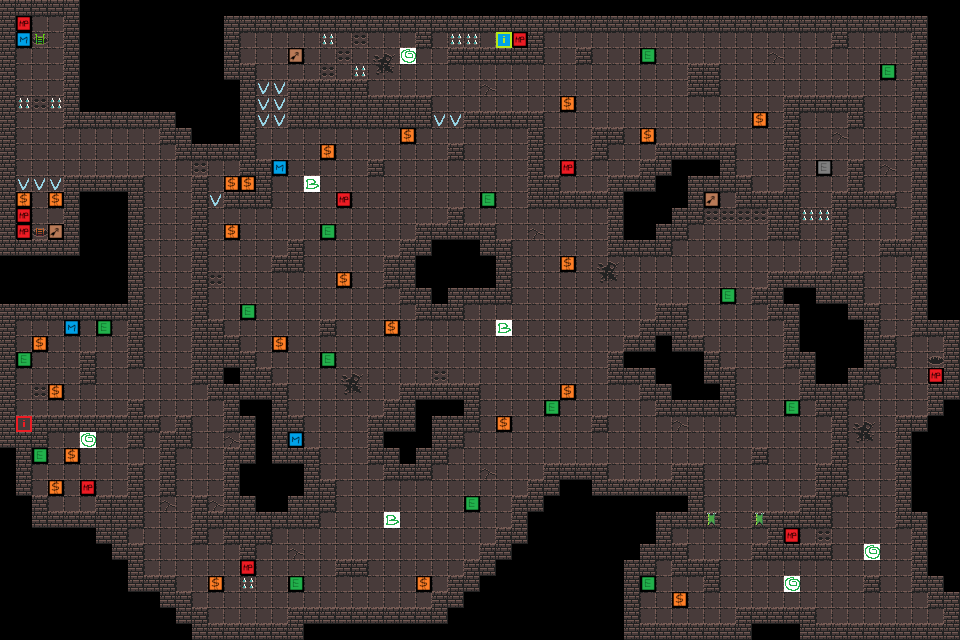

A 2D game scene composited from a Tiled map and its tileset images. What follows is a short description and the map's XML, with every tile layer's data as written:
An orthogonal 60x40 tile map with 16x16 px tiles, 1 tile layer (Warstwa Kafelków 1).

<map version="1.10" tiledversion="1.10.2" orientation="orthogonal" renderorder="right-down" width="60" height="40" tilewidth="16" tileheight="16" infinite="0" nextlayerid="2" nextobjectid="1">
 <editorsettings>
  <export target="level_5.csv" format="csv" />
 </editorsettings>
 <tileset firstgid="1" source="kafelki_dungeon.tsx" />
 <layer id="1" name="Warstwa Kafelków 1" width="60" height="40">
  <data encoding="csv">
8,8,8,8,8,0,0,0,0,0,0,0,0,0,0,0,0,0,0,0,0,0,0,0,0,0,0,0,0,0,0,0,0,0,0,0,0,0,0,0,0,0,0,0,0,0,0,0,0,0,0,0,0,0,0,0,0,0,0,0,
8,11,1,1,8,0,0,0,0,0,0,0,0,0,8,8,8,8,8,8,8,8,8,8,8,8,8,8,8,8,8,8,8,8,8,8,8,8,8,8,8,8,8,8,8,8,8,8,8,8,8,8,8,8,8,8,8,8,0,0,
8,12,32,1,8,0,0,0,0,0,0,0,0,0,8,1,1,1,1,1,25,1,24,1,1,1,8,1,25,25,1,37,11,8,1,1,1,1,1,1,1,1,1,1,1,1,1,1,1,1,1,1,8,1,1,1,1,8,0,0,
8,1,1,1,8,0,0,0,0,0,0,0,0,0,8,1,1,1,13,1,1,24,1,4,5,30,1,1,8,8,8,8,8,8,1,1,8,1,1,1,18,1,1,1,1,1,1,1,2,1,1,1,1,1,1,1,1,8,0,0,
8,1,1,1,8,0,0,0,0,0,0,0,0,0,8,8,1,1,1,1,24,1,25,9,10,1,1,1,1,1,1,1,1,1,1,1,1,1,1,1,1,1,1,8,8,1,1,1,1,1,1,1,1,1,1,18,1,8,0,0,
8,1,1,1,8,0,0,0,0,0,0,0,0,0,0,8,27,27,8,8,8,8,8,1,1,1,1,1,1,1,2,1,1,1,1,1,1,1,1,1,1,1,1,8,8,1,1,1,1,1,1,1,1,1,1,1,1,8,0,0,
8,25,24,25,8,0,0,0,0,0,0,0,0,0,0,8,27,27,8,8,8,8,8,8,8,8,8,1,1,1,1,1,1,1,1,14,1,1,1,1,1,1,1,1,1,1,1,1,1,8,8,8,8,8,1,1,1,8,0,0,
8,1,1,1,8,8,8,8,8,8,8,0,0,0,0,8,27,27,8,8,8,8,8,8,8,8,8,27,27,8,8,8,8,8,1,1,1,1,1,1,1,1,1,1,1,1,1,14,1,8,1,1,1,8,1,1,1,8,0,0,
8,1,1,1,1,1,1,1,1,1,8,8,0,0,0,8,1,1,1,1,1,1,1,1,1,14,1,1,1,1,1,1,1,8,1,1,1,8,8,1,14,1,1,1,1,1,1,1,1,8,1,1,2,1,1,1,1,8,0,0,
8,1,1,1,1,1,1,1,1,1,1,8,8,8,8,8,1,1,1,1,14,1,1,1,1,1,1,1,8,1,1,1,1,8,1,1,1,8,1,1,1,8,8,8,8,8,1,1,1,8,1,1,1,1,1,1,1,8,0,0,
8,1,1,1,1,1,1,1,1,1,1,1,24,1,1,8,8,12,1,1,1,1,1,8,1,1,1,1,1,1,1,1,1,8,1,11,1,1,1,1,8,8,0,0,0,8,1,1,1,8,1,19,1,8,1,2,1,8,0,0,
8,27,27,27,8,8,8,8,8,1,1,1,8,1,14,14,8,1,1,28,1,1,1,1,1,1,1,1,1,1,1,1,1,8,8,1,1,1,8,8,8,0,0,8,8,8,8,1,1,8,1,1,1,8,1,1,1,8,0,0,
8,14,1,14,8,0,0,0,8,1,1,1,8,27,8,8,8,1,1,1,1,11,1,1,1,1,1,1,1,1,18,1,1,8,8,8,8,8,8,0,0,0,0,8,13,1,8,8,8,8,1,1,8,8,8,8,1,8,0,0,
8,11,1,1,8,0,0,0,8,1,1,1,8,1,1,1,1,1,1,1,1,1,1,1,1,1,1,1,8,1,1,1,1,1,1,1,1,1,8,0,0,0,8,8,24,24,24,24,8,8,25,25,8,1,1,1,1,8,0,0,
8,11,6,13,8,0,0,0,8,1,1,1,8,1,14,1,1,1,1,1,18,1,1,1,1,1,8,8,8,8,8,1,1,2,1,1,1,1,8,0,0,8,8,1,1,1,1,1,8,8,1,1,8,1,1,1,1,8,0,0,
8,8,8,8,8,0,0,0,8,1,1,1,8,1,1,1,1,1,8,1,1,1,1,1,1,8,8,0,0,0,8,8,1,1,1,1,1,1,8,8,8,8,1,1,1,1,1,1,1,1,1,1,8,1,1,8,8,8,0,0,
0,0,0,0,0,0,0,0,8,1,1,1,8,1,1,1,1,8,8,1,1,1,1,1,8,8,0,0,0,0,0,8,1,1,1,14,1,4,5,1,1,1,1,1,1,1,1,1,1,1,1,1,8,1,1,1,1,8,0,0,
0,0,0,0,0,0,0,0,8,1,1,1,8,24,1,1,1,1,1,1,1,14,1,1,8,8,0,0,0,0,0,8,1,1,1,1,1,9,10,1,1,1,1,1,1,1,1,1,8,8,8,8,8,8,1,1,1,8,0,0,
0,0,0,0,0,0,0,0,8,1,1,1,8,1,1,1,1,1,1,1,1,1,1,1,1,8,8,0,8,8,8,8,1,1,1,1,1,1,1,1,1,1,1,1,1,18,1,8,8,0,0,8,8,8,1,1,1,8,0,0,
8,8,8,8,8,8,8,8,8,1,1,1,8,1,1,18,1,1,1,1,1,1,1,1,1,1,8,8,8,1,1,1,1,1,1,1,1,1,1,1,1,8,8,1,1,1,1,1,8,8,0,0,0,8,8,1,1,8,0,0,
8,1,1,1,12,1,18,1,8,1,1,1,8,8,1,1,1,1,1,1,8,1,1,1,14,1,1,1,1,1,1,28,1,1,1,1,1,1,1,1,8,8,8,1,1,1,1,1,1,8,0,0,0,0,8,1,1,8,8,8,
8,1,14,1,1,1,1,1,8,1,1,1,8,8,8,1,1,14,1,1,1,1,1,1,1,1,1,1,1,1,1,1,1,1,1,1,1,1,1,8,8,0,8,8,1,1,1,1,1,8,0,0,0,0,8,8,1,1,1,8,
8,18,1,1,1,8,1,1,8,1,1,1,8,8,8,8,1,1,1,1,18,1,1,1,1,1,1,1,1,1,1,1,1,1,1,1,1,1,8,0,0,0,0,0,8,1,1,1,1,8,8,0,0,0,8,8,1,1,7,8,
8,1,1,1,1,8,1,1,1,1,1,1,8,8,0,8,8,1,1,1,1,4,5,1,1,1,1,24,1,1,1,1,1,1,1,1,1,1,8,8,8,0,0,0,8,8,1,1,1,1,8,0,0,8,8,1,1,1,11,8,
8,1,24,14,1,1,1,1,1,1,1,1,1,8,8,8,8,8,1,1,1,9,10,1,1,8,8,8,8,8,1,1,1,1,1,14,1,1,1,1,8,8,0,0,0,8,1,1,1,1,8,8,8,8,1,1,1,1,8,8,
8,1,1,1,1,1,1,1,8,1,1,1,1,1,8,0,0,8,1,1,1,1,1,1,8,8,0,0,0,8,1,1,1,1,18,1,1,1,1,1,1,8,8,8,8,8,1,1,1,18,1,8,8,1,1,1,1,1,8,0,
8,33,8,8,8,8,8,8,8,8,1,8,1,1,8,8,0,8,8,1,1,1,1,8,8,8,0,8,8,8,1,14,1,1,1,1,1,8,1,1,1,1,2,1,1,1,1,1,1,1,1,1,8,4,5,1,8,8,0,0,
8,8,8,1,1,30,1,1,8,1,8,8,1,1,2,8,0,8,12,1,1,1,1,8,0,0,0,8,8,1,1,1,1,1,1,1,1,1,1,1,1,1,1,1,1,1,1,1,1,1,1,1,8,9,10,1,8,0,0,0,
0,8,18,1,14,1,1,1,1,1,8,1,1,1,8,8,0,8,8,8,1,1,1,8,8,0,8,8,1,1,1,1,1,1,1,1,1,1,1,1,1,1,1,1,1,1,1,8,1,1,1,1,8,1,1,1,8,0,0,0,
0,8,1,1,1,1,1,1,8,1,8,1,1,1,8,0,0,0,0,8,1,1,1,1,8,8,8,1,1,1,2,1,1,1,8,8,8,8,1,1,1,1,8,8,1,1,1,1,1,1,1,8,8,1,1,1,8,0,0,0,
0,8,1,14,1,11,1,1,8,1,8,1,1,1,8,0,0,0,0,8,8,1,1,1,1,1,1,1,1,1,1,1,1,8,8,0,0,8,8,8,8,8,8,8,1,1,1,1,1,1,1,8,8,1,1,1,8,0,0,0,
0,0,8,1,1,1,8,8,8,1,2,1,8,2,8,8,0,0,8,8,8,1,1,1,1,1,1,1,1,18,1,1,8,8,0,0,0,0,0,0,0,0,0,8,1,1,1,1,1,1,8,8,1,1,1,1,8,0,0,0,
0,0,8,8,8,8,8,8,8,1,1,1,8,8,8,8,8,8,8,8,1,1,1,1,28,1,1,1,1,1,1,1,8,0,0,0,0,0,0,0,0,8,8,8,21,1,1,21,8,8,8,8,1,1,1,1,8,8,0,0,
0,0,0,0,0,0,8,8,1,1,1,1,8,1,8,8,8,1,1,1,1,1,1,1,1,1,1,1,1,1,1,8,8,0,0,0,0,0,0,0,0,8,1,1,1,1,1,1,8,11,1,24,1,1,1,1,1,8,0,0,
0,0,0,0,0,0,0,8,8,1,1,1,1,1,1,8,1,1,2,1,1,1,1,1,1,1,1,1,1,1,8,8,0,0,0,0,0,0,0,0,8,8,8,1,1,1,1,8,8,8,8,8,1,1,30,1,1,8,0,0,
0,0,0,0,0,0,0,0,8,1,1,1,1,1,1,11,1,1,1,1,1,8,8,1,1,1,1,1,1,8,8,0,0,0,0,0,0,0,0,8,8,1,8,8,8,1,1,1,1,1,1,1,1,1,1,1,1,8,0,0,
0,0,0,0,0,0,0,0,8,8,8,1,1,14,1,25,1,1,18,1,1,1,1,1,1,1,14,1,8,8,0,0,0,0,0,0,0,0,0,8,18,1,1,1,8,1,1,1,1,30,1,1,1,1,8,1,1,8,8,0,
0,0,0,0,0,0,0,0,0,0,8,8,1,1,1,1,1,1,1,1,1,1,1,1,1,1,1,8,8,0,0,0,0,0,0,0,0,0,0,8,1,1,14,1,1,1,1,1,1,1,1,1,1,1,1,1,1,1,8,8,
0,0,0,0,0,0,0,0,0,0,0,8,8,1,1,1,1,1,8,8,8,8,8,8,8,8,8,8,0,0,0,0,0,0,0,0,0,0,0,8,1,1,1,1,1,1,8,8,8,8,8,1,1,1,1,1,1,1,1,8,
0,0,0,0,0,0,0,0,0,0,0,0,8,8,8,8,8,8,8,0,0,0,0,0,0,0,0,0,0,0,0,0,0,0,0,0,0,0,0,8,8,8,8,8,8,8,8,0,0,0,8,8,8,8,8,8,8,8,8,8
</data>
 </layer>
</map>